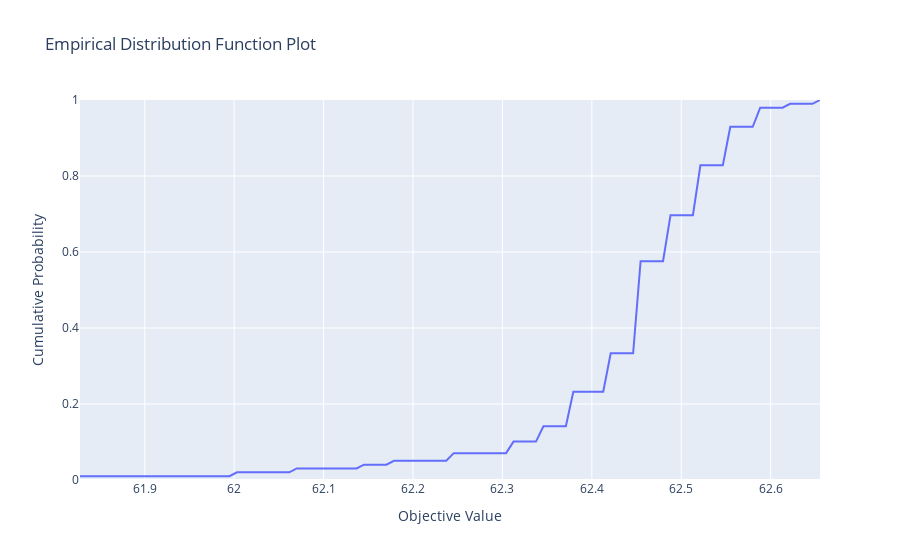

Here is the notebook cell this chart was saved with:
### Code cell
# empirical distribution of best values
plot_edf(study)
